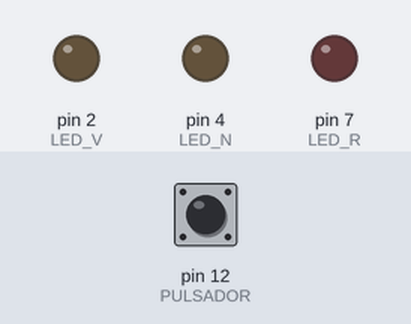
Simulated run of this sketch. Board: Arduino Uno, built with avr-gcc and run on an emulated ATmega328P. Parts: output pins drawn as LEDs (lit = HIGH). Inputs (shaded band) come from the test bench; at power-on: pin 12 (PULSADOR) LOW.

Above: at 1.7 s.
1.8 s: pin 12 (PULSADOR) pulled HIGH for 0.15 s
At 2.4 s:
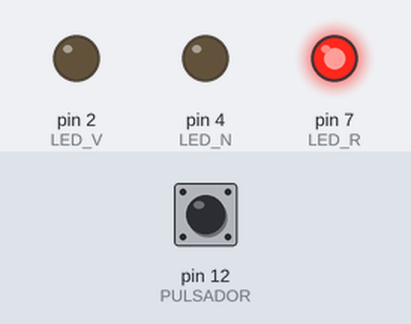
3.4 s: pin 12 (PULSADOR) pulled HIGH for 1 s
At 4.9 s:
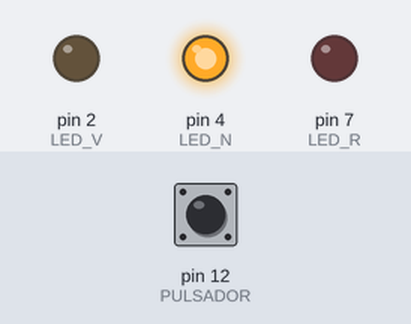
5.9 s: pin 12 (PULSADOR) pulled HIGH for 0.15 s
At 6.8 s:
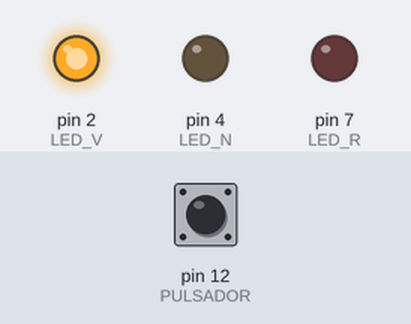
7.5 s: pin 12 (PULSADOR) pulled HIGH for 3.2 s
At 12.1 s:
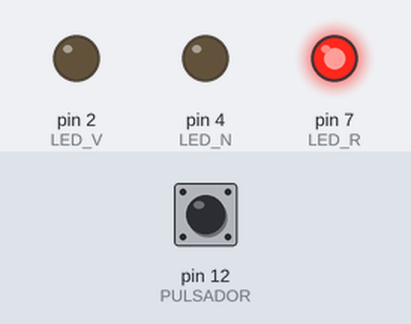
Timing chart, 0 to 13.2 s (numbered marks = the images above; inputs shaded):
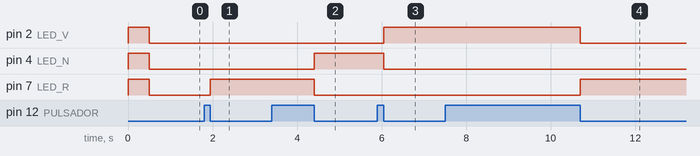

The sketch:

Ejemplo7.ino
```cpp
/********************************************************************************
 * Fco. Javier Rodriguez Navarro
 * https://www.pinguytaz.net
 *
 * Ejemplo7.ino: Este ejemplo nos permite explicar:
 *                    1.- No recoger parametro retornado o usarlo en if
 *                    2.- variables estaticas (static)
 *                    3.- Constantes y #define.
 *
 * Historico:
 *       1 Mayo 2020    V1: Creación para video clase funciones arduino
 * Librerias:
 *
 *******************************************************************************/

//Definición de los pines
const int LED_R = 7;
const int LED_N = 4;
const int LED_V = 2;
#define PULSADOR 12


void setup()
{
  // Configuramos pines
  pinMode(LED_R, OUTPUT);
  pinMode(LED_N, OUTPUT);
  pinMode(LED_V, OUTPUT);

  pinMode(PULSADOR, INPUT);

  // Definimos consola
  Serial.begin(9600);

  // Comprobamos conexión de Leds.
  digitalWrite(LED_R, HIGH);
  digitalWrite(LED_N, HIGH);
  digitalWrite(LED_V, HIGH);
  delay(500);
  digitalWrite(LED_R, LOW);
  digitalWrite(LED_N, LOW);
  digitalWrite(LED_V, LOW);
}


void loop()
{
  boolean estado = digitalRead(PULSADOR);

  if (estado)
  {
    while (digitalRead(PULSADOR)) {;}// Espera a que soltemos boton.
    cambia();
    delay(50);  // Evita rebotes.
  }

  // led = 12;  // Explicacion de las esticas versus Globales
  //LED_R=9;  //Explicación error no constante y DEFINE
}

/********************************************************************************
 * void cambia(void) Alterna led encendido, el primero en encenderse es el rojo.
 * *****************************************************************************/
int cambia()
{
  static int led=0;  //Mantendra estado, explicar static

  switch (led)
  {
    case 0:
       digitalWrite(LED_R,HIGH);
       digitalWrite(LED_N,LOW);
       digitalWrite(LED_V,LOW);
       led++;
       break;
    case 1:
       digitalWrite(LED_R,LOW);
       digitalWrite(LED_N,HIGH);
       digitalWrite(LED_V,LOW);
       led++;
       break;
    case 2:
       digitalWrite(LED_R,LOW);
       digitalWrite(LED_N,LOW);
       digitalWrite(LED_V,HIGH);
       led=0;
       break;
    default:  // Seria un error ya que nunca deberia llegar aqui.
       digitalWrite(LED_R,HIGH);
       digitalWrite(LED_N,LOW);
       digitalWrite(LED_V,HIGH);
       led = 0;
  }
  return led;
}
```

Measured:
- after the input at 1.8 s, pin 7 (LED_R): LOW → HIGH after 0.15 s
- after the input at 3.4 s, pin 4 (LED_N): LOW → HIGH after 1.0 s; pin 7 (LED_R): HIGH → LOW after 1.0 s
- after the input at 5.9 s, pin 2 (LED_V): LOW → HIGH after 0.15 s; pin 4 (LED_N): HIGH → LOW after 0.15 s
- after the input at 7.5 s, pin 2 (LED_V): HIGH → LOW after 3.2 s; pin 7 (LED_R): LOW → HIGH after 3.2 s
